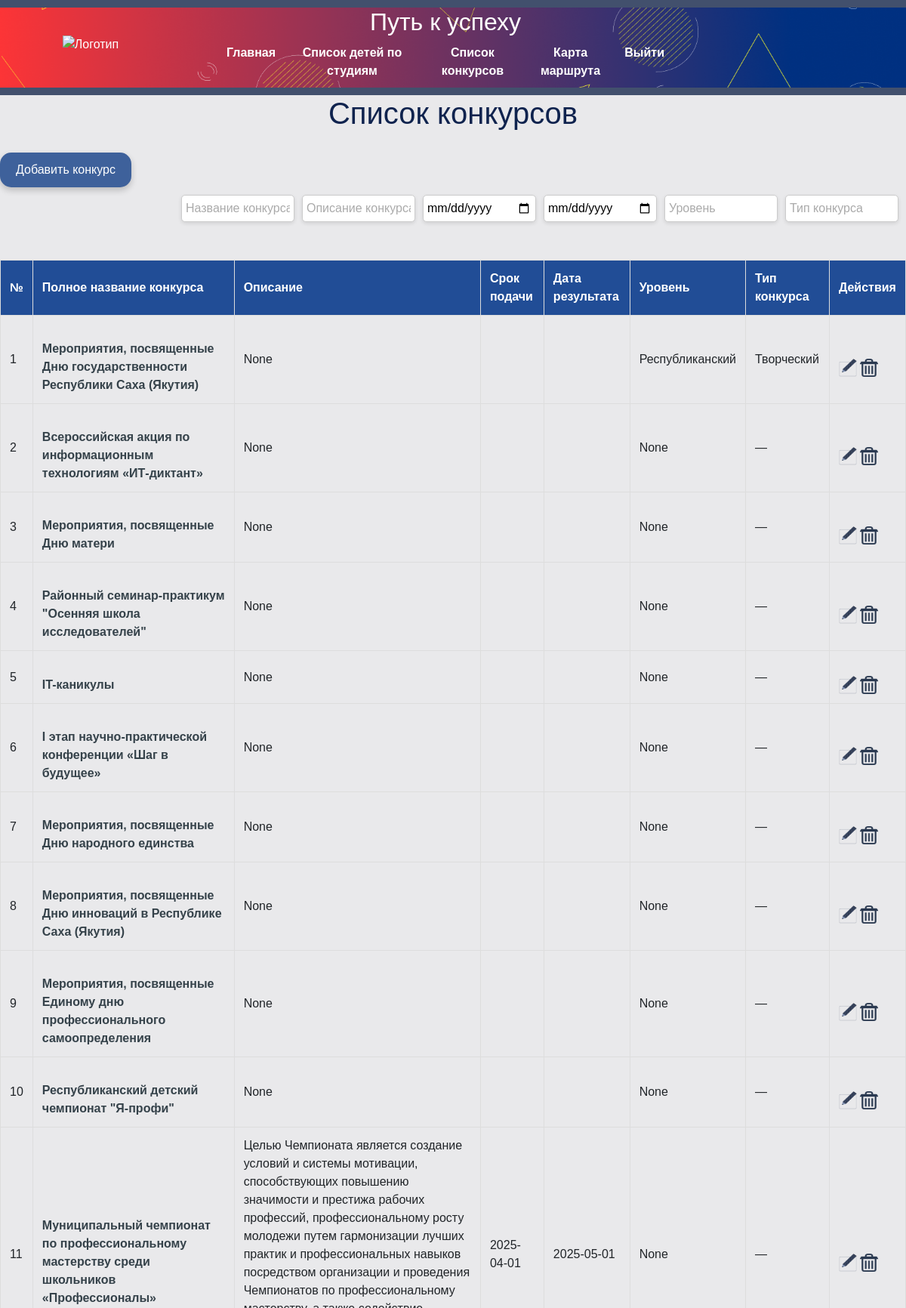
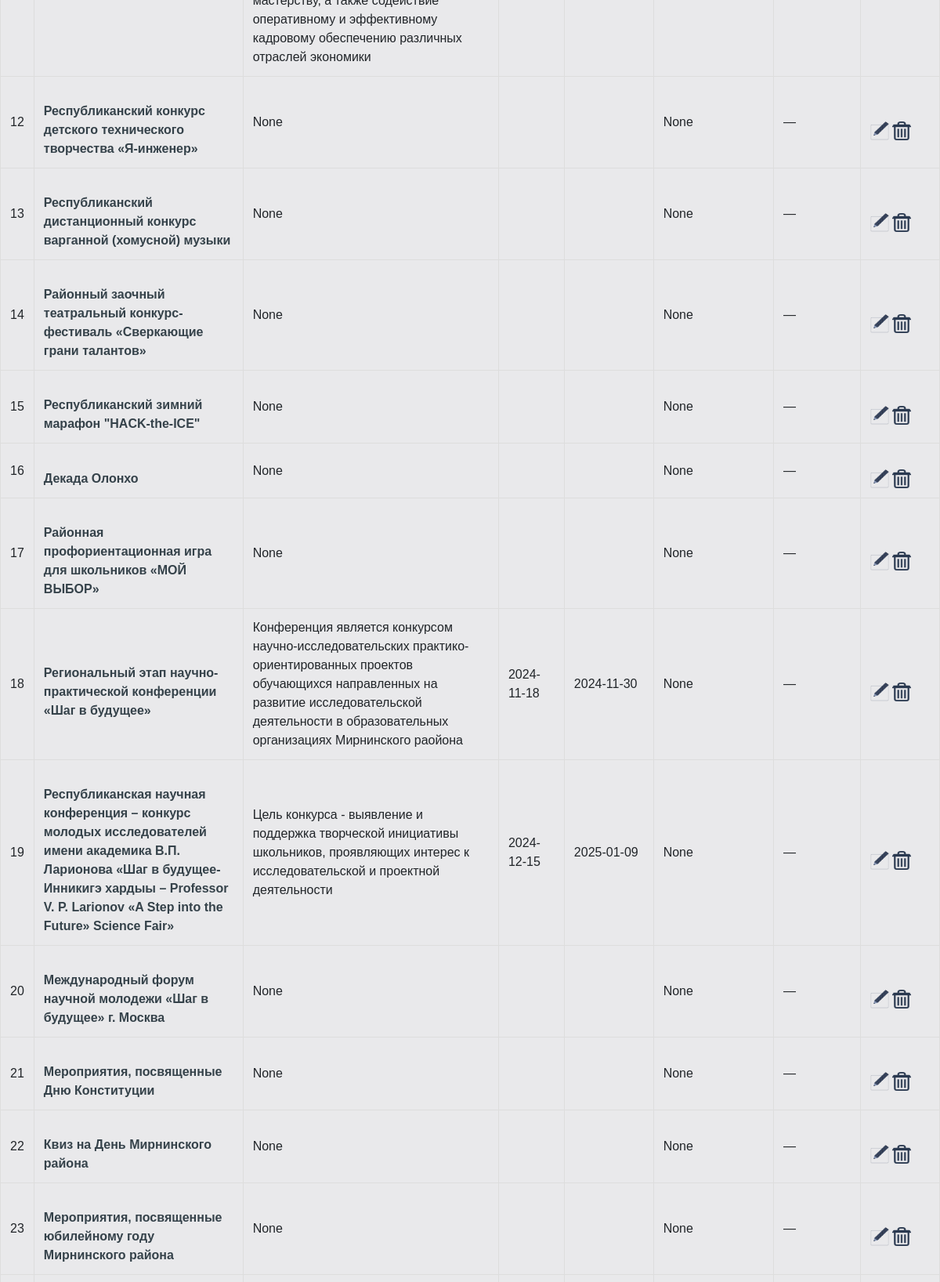
Screenshot of /events (signed in, upper part) with the database file from the repository (2 pictures, top to bottom).
### tables this page shows
CREATE TABLE events_table (
        id INTEGER PRIMARY KEY AUTOINCREMENT,
        name TEXT NOT NULL,
        opisanie TEXT,
        srok_podachi_date DATE,
        result_date DATE,
        level TEXT,
        type_event_id INTEGER,
        FOREIGN KEY (type_event_id) REFERENCES event_type(id)
    );

CREATE TABLE event_type (
        id INTEGER PRIMARY KEY AUTOINCREMENT,
        name TEXT NOT NULL UNIQUE
    );

### flask_app.py (the view)
@app.route('/events')
def events():
    events_t = get_events()
    return render_template('events.html', events=events_t, levels=levels)

### flask_app.py (called while the page is built)
@app.before_request
def before_request():
    if 'username' not in session and request.endpoint not in ['login', 'static']:
        return redirect(url_for('login'))
    if 'username' in session and request.endpoint not in ['login', 'static']:
        username = session['username']
        year_1, year_2 = get_user_year_settings(username)
        session['year_1'] = year_1
        session['year_2'] = year_2
        session.modified = True

### sql_utils/crud_db.py (called while the page is built)
def get_user_year_settings(username):
    try:
        conn = get_db_connection()
        cursor = conn.cursor()
        cursor.execute("""
             SELECT year_1, year_2 FROM user_settings
             WHERE user=?
             ORDER BY id DESC
             LIMIT 1
         """, (username,))
        result = cursor.fetchone()
        if result:
            return result[0], result[1]
        return 2024, 2025  # значения по умолчанию
    except Exception as e:
        flash(f'Ошибка получения настроек пользователя: {e}', 'error')
        return 2024, 2025
    finally:
        conn.close()

### sql_utils/db_helpers.py (called while the page is built)
def get_db_connection():
    conn = sqlite3.connect('date_source.db')
    conn.row_factory = sqlite3.Row
    return conn

### sql_utils/event_db.py (called while the page is built)
def get_events():
    conn = get_db_connection()
    conn.row_factory = sqlite3.Row
    cursor = conn.cursor()
    cursor.execute("""
        SELECT e.*, t.name AS type_event_name
        FROM events_table e
        LEFT JOIN event_type t ON e.type_event_id = t.id
    """)
    events = cursor.fetchall()
    conn.close()
    return [dict(event) for event in events]

### templates/events.html (shortened to what this page needs)
{% extends 'base.html' %}
{% block content %}
<h1>Список конкурсов</h1>
<a href="{{ url_for('add_konkurs') }}" class="btn">
     Добавить конкурс
</a>
<div class="filter-container">
    <input type="text" id="filterName" oninput="filterTable()" placeholder="Название конкурса">
    <input type="text" id="filterOpisanie" oninput="filterTable()" placeholder="Описание конкурса">
    <input type="date" id="filterDB" oninput="filterTable()" placeholder="Дата подачи заявки">
    <input type="date" id="filterDE" oninput="filterTable()" placeholder="Дата результата">
    <input type="text" id="filterLevel" oninput="filterTable()" placeholder="Уровень">
    <input type="text" id="filterType" oninput="filterTable()" placeholder="Тип конкурса">
</div>
<table id="eventTable">
    <thead>
        <tr>
            <th>№</th>
            <th onclick="sortTable(1)">Полное название конкурса</th>
            <th onclick="sortTable(2)">Описание</th>
            <th onclick="sortTable(3)">Срок подачи</th>
            <th onclick="sortTable(4)">Дата результата</th>
            <th onclick="sortTable(5)">Уровень</th>
            <th onclick="sortTable(6)">Тип конкурса</th>
            <th>Действия</th>
        </tr>
    </thead>
    <tbody>
        {% for event in events %}
        <tr>
            <td>{{ loop.index }}</td>
            <td><a href="{{ url_for('spisok_in_event', event_id=event.id) }}">{{ event['name'] }}</a></td>
            <td>{{ event['opisanie'] }}</td>
            <td>{{ event['srok_podachi_date'] }}</td>
            <td>{{ event['result_date'] }}</td>
            <td>{{ event['level'] }}</td>
            <td>{{ event['type_event_name'] if event['type_event_name'] else '—' }}</td>
            <td>
                <a href="{{ url_for('edit_event_inevent', id_event=event.id) }}" class="edit-btn">
                    <img src="{{ url_for('static', filename='img/pen.png') }}" alt="Редактировать" style="width: 24px; height: 24px;">
                </a>
                <a href="{{ url_for('delete_event', id_event=event.id) }}" class="delete-btn" onclick="return confirm('Вы уверены, что хотите удалить этот конкурс?');">
                    <img src="{{ url_for('static', filename='img/del.png') }}" alt="Удалить" style="width: 24px; height: 24px;">
                </a>
            </td>
        </tr>
        {% endfor %}
    </tbody>
</table>
<br><br><br>
{% endblock %}

### static/styles.css (style rules this page uses)
html, body { margin: 0; }
body { font-family: Arial, sans-serif; margin: 0; padding: 0; background-color: #E9E9EB; width: 100%; box-sizing: border-box; }
h1 { text-align: center; color: #0F234E; }
table { width: 100%; border-collapse: collapse; margin: 20px 0; }
table, th, td { border: 1px solid #ddd; }
th, td { padding: 12px; text-align: left; }
th { background-color: #214D96; color: white; }
select, input[type="date"], input[type="text"], input[type="file"] { width: 100%; padding: 10px; margin-bottom: 20px; border: 1px solid #ccc; border-radius: 4px; box-sizing: border-box; }
a { display: inline-block; margin-top: 20px; text-decoration: none; color: #35424a; font-weight: bold; }
.btn { display: inline-block; padding: 10px 20px; background-color: #3E619B; color: white; text-decoration: none; border-radius: 15px; transition: background-color 0.3s; box-shadow: 0 4px 8px rgba(0, 0, 0, 0.2); }
.filter-container { display: flex; justify-content: flex-end; gap: 10px; padding: 10px; }
.filter-container input { width: 150px; padding: 5px; border: 1px solid #ccc; border-radius: 5px; box-shadow: 0 2px 5px rgba(0, 0, 0, 0.1); }
.filter-container input::placeholder { color: #aaa; }

### rows the page displays
events_table: name "Мероприятия, посвященные Дню государственности Республики Саха (Якутия)", opisanie "None", level "Республиканский", name "Творческий"
events_table: name "Всероссийская акция по информационным технологиям «ИТ-диктант»", opisanie "None", level "None", event "—"
events_table: name "Мероприятия, посвященные Дню матери", opisanie "None", level "None", event "—"
events_table: name "Районный семинар-практикум \"Осенняя школа исследователей\"", opisanie "None", level "None", event "—"
events_table: name "IT-каникулы", opisanie "None", level "None", event "—"
events_table: name "I этап научно-практической конференции «Шаг в будущее»", opisanie "None", level "None", event "—"
events_table: name "Мероприятия, посвященные Дню народного единства", opisanie "None", level "None", event "—"
events_table: name "Мероприятия, посвященные Дню инноваций в Республике Саха (Якутия)", opisanie "None", level "None", event "—"
events_table: name "Мероприятия, посвященные Единому дню профессионального самоопределения", opisanie "None", level "None", event "—"
events_table: name "Республиканский детский чемпионат \"Я-профи\"", opisanie "None", level "None", event "—"
events_table: name "Муниципальный чемпионат по профессиональному мастерству среди школьников «Профессионалы»", opisanie "Целью Чемпионата является создание условий и системы мотивации, способствующих повышению значимости и престижа рабочих профессий, профессиональному росту молодежи путем гармонизации лучших практик и профессиональных навыков посредством организации и проведения Чемпионатов по профессиональному мастерству, а также содействие оперативному и эффективному кадровому обеспечению различных отраслей экономики", srok_podachi_date "2025-04-01", result_date "2025-05-01", level "None", event "—"
events_table: name "Республиканский конкурс детского технического творчества «Я-инженер»", opisanie "None", level "None", event "—"
events_table: name "Республиканский дистанционный конкурс варганной (хомусной) музыки", opisanie "None", level "None", event "—"
events_table: name "Районный заочный театральный конкурс-фестиваль «Сверкающие грани талантов»", opisanie "None", level "None", event "—"
events_table: name "Республиканский зимний марафон \"HACK-the-ICE\"", opisanie "None", level "None", event "—"
events_table: name "Декада Олонхо", opisanie "None", level "None", event "—"
events_table: name "Районная профориентационная игра для школьников «МОЙ ВЫБОР»", opisanie "None", level "None", event "—"
events_table: name "Региональный этап научно-практической конференции «Шаг в будущее»", opisanie "Конференция является конкурсом научно-исследовательских практико-ориентированных проектов обучающихся направленных на развитие исследовательской деятельности в образовательных организациях Мирнинского раойона", srok_podachi_date "2024-11-18", result_date "2024-11-30", level "None", event "—"
events_table: name "Республиканская научная конференция – конкурс молодых исследователей имени академика В.П. Ларионова «Шаг в будущее-Инникигэ хардыы – Professor V. P. Larionov «A Step into the Future» Science Fair»", opisanie "Цель конкурса - выявление и поддержка творческой инициативы школьников, проявляющих интерес к исследовательской и проектной деятельности", srok_podachi_date "2024-12-15", result_date "2025-01-09", level "None", event "—"
events_table: name "Международный форум научной молодежи «Шаг в будущее» г. Москва", opisanie "None", level "None", event "—"
events_table: name "Мероприятия, посвященные Дню Конституции", opisanie "None", level "None", event "—"
events_table: name "Квиз на День Мирнинского района", opisanie "None", level "None", event "—"
events_table: name "Мероприятия, посвященные юбилейному году Мирнинского района", opisanie "None", level "None", event "—"
